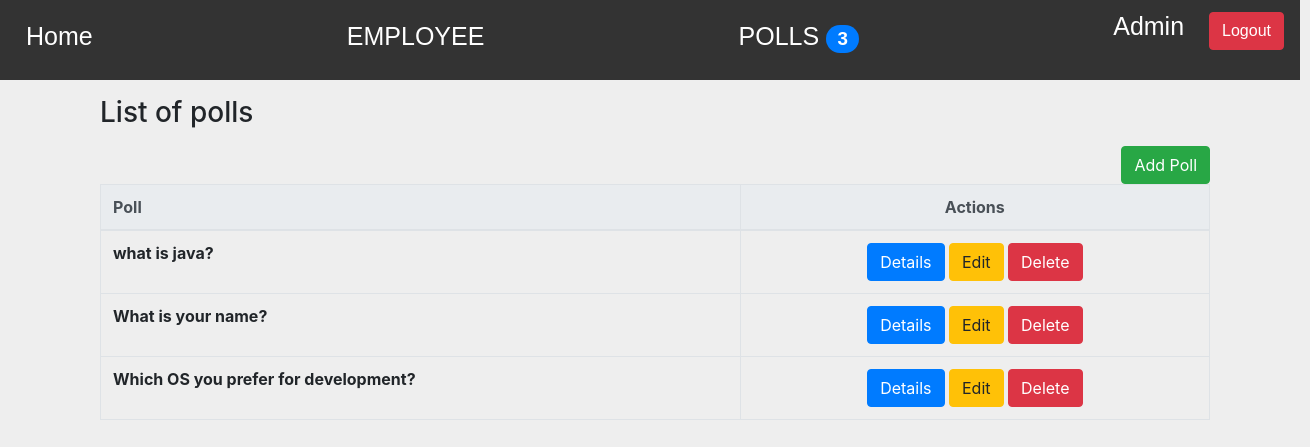
The app's page /poll/list/ (signed in) with its own data.
### poll/models.py (models this page shows, shortened)
class Question(models.Model):
    title = models.TextField(null=True,blank=True)
    Status = models.CharField(default='inactive', max_length=10)
    created_by = models.ForeignKey(User, null=True, blank=True, on_delete=models.CASCADE)
    start_date = models.DateTimeField(null=True,blank=True)
    end_date = models.DateTimeField(null=True,blank=True)
    created_at = models.DateTimeField(auto_now_add=True)
    updated_at = models.DateTimeField(auto_now=True)

### poll/views.py (the view)
# urls.py: path('list/', index, name='polls_list'),
@login_required(login_url="/login/")
def index(request):
    context = {}
    questions = Question.objects.all()
    context['title'] = 'polls'
    context['questions'] = questions
    return render(request, 'polls/index.html', context)

### poll/context_processors.py (called while the page is built)
def polls_count(request):
    count = Question.objects.count()
    return {"polls_count":count}

### poll/templatetags/poll_extras.py (called while the page is built)
def upper(value):
    return value.upper()

### ems/templates/polls/index.html (shortened to what this page needs)
{% extends 'base.html' %}
{% block content %}
    <p>
        <h3>List of {{title}}</h3>
    </p>
    <a class="btn btn-success float-right" href="{%  url 'poll_add' %}">Add Poll</a>
    <div class="table-responsive-sm">
        {% if questions %}
            <table class="table table-bordered">
                <thead class="thead-light">
                    <tr>
                        <th>Poll</th>
                        <th class="text-center">Actions</th>
                    </tr>
                </thead>
                <tbody>
                {% for question in questions %}
                    <tr>
                        <th scope="row">
                            {{question.title}}
                        <td class="text-center">
                            <a class="btn btn-primary" href="{%  url 'poll_details' question.id %}">Details</a>
                            <a class="btn btn-warning" href="{%  url 'poll_edit' question.id %}">Edit</a>
                            <a class="btn btn-danger" href="{%  url 'poll_delete' question.id %}">Delete</a>
                        </td>
                    </tr>
                {% endfor %}
                </tbody>
                </table>
        {% else %}
            <p>There is no question available.</p>
        {% endif %}
    </div>
{% endblock content %}

### ems/templates/header.html (shortened to what this page needs)
{% load poll_extras %}
<!DOCTYPE html>
<html>
<head>
<link rel="stylesheet" href="https://cdnjs.cloudflare.com/ajax/libs/font-awesome/4.7.0/css/font-awesome.min.css">
</head>
<body>
<div class="navbar">
  <a href="#home">Home</a>
  <a href="{% url 'employee_list' %}">{{ "employee" | upper }}</a>
  <a href="{% url 'polls_list' %}">{{ "Polls" | upper }}
  <span class="badge badge-primary badge-pill">{{polls_count}}</span>
  </a>
  <div class="text-right">
  <form method="POST" action="/logout/">
		<a href="{% url 'my_profile' %}">
		<span class="mr-sm-2" style="color:white">{{request.user.first_name}}</span>
		</a>
		<input type="submit" class="btn btn-danger" value="Logout">
	</form>
  </div>
</div>
</body>
</html>

### ems/static/css/custom.css (style rules this page uses)
body { background: #eee !important; }

### ems/templates/header.html (style rules this page uses)
.navbar { background-color: #333; font-family: Arial, Helvetica, sans-serif; align-items: unset; width:1300px; height:80px; }
.navbar a { color: white; font-size: 25px; color: white; padding: 10px 10px; text-decoration: none; }

### records on screen
Question: title "what is java?"
Question: title "What is your name?"
Question: title "Which OS you prefer for development?"

### other values on screen
{{ "employee" | upper }} "EMPLOYEE"
{{ "Polls" | upper }} "POLLS"
{{ polls_count }} "3"
{{ request.user.first_name }} "Admin"
{{ title }} "polls"
